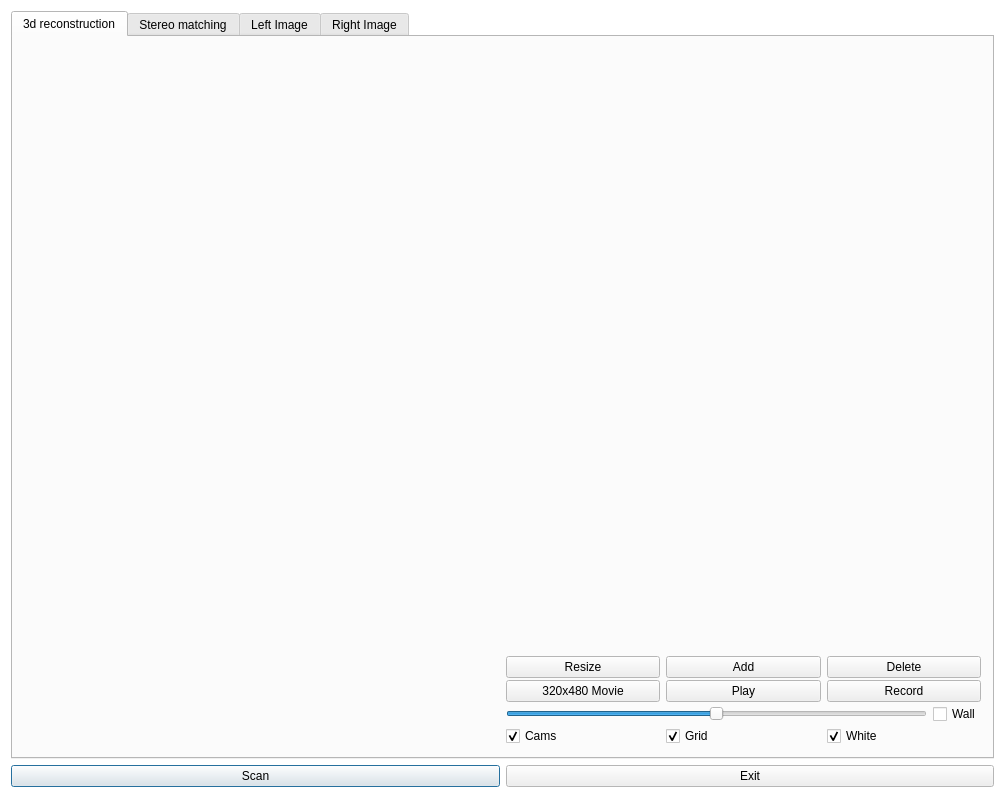
<?xml version="1.0" encoding="UTF-8"?>
<ui version="4.0">
 <class>MainDialog</class>
 <widget class="QDialog" name="MainDialog">
  <property name="geometry">
   <rect>
    <x>0</x>
    <y>0</y>
    <width>1005</width>
    <height>798</height>
   </rect>
  </property>
  <property name="sizePolicy">
   <sizepolicy hsizetype="Preferred" vsizetype="Preferred">
    <horstretch>0</horstretch>
    <verstretch>0</verstretch>
   </sizepolicy>
  </property>
  <property name="palette">
   <palette>
    <active>
     <colorrole role="Base">
      <brush brushstyle="SolidPattern">
       <color alpha="255">
        <red>255</red>
        <green>255</green>
        <blue>255</blue>
       </color>
      </brush>
     </colorrole>
     <colorrole role="Window">
      <brush brushstyle="SolidPattern">
       <color alpha="255">
        <red>255</red>
        <green>255</green>
        <blue>255</blue>
       </color>
      </brush>
     </colorrole>
    </active>
    <inactive>
     <colorrole role="Base">
      <brush brushstyle="SolidPattern">
       <color alpha="255">
        <red>255</red>
        <green>255</green>
        <blue>255</blue>
       </color>
      </brush>
     </colorrole>
     <colorrole role="Window">
      <brush brushstyle="SolidPattern">
       <color alpha="255">
        <red>255</red>
        <green>255</green>
        <blue>255</blue>
       </color>
      </brush>
     </colorrole>
    </inactive>
    <disabled>
     <colorrole role="Base">
      <brush brushstyle="SolidPattern">
       <color alpha="255">
        <red>255</red>
        <green>255</green>
        <blue>255</blue>
       </color>
      </brush>
     </colorrole>
     <colorrole role="Window">
      <brush brushstyle="SolidPattern">
       <color alpha="255">
        <red>255</red>
        <green>255</green>
        <blue>255</blue>
       </color>
      </brush>
     </colorrole>
    </disabled>
   </palette>
  </property>
  <property name="mouseTracking">
   <bool>false</bool>
  </property>
  <property name="windowTitle">
   <string>MainDialog</string>
  </property>
  <property name="sizeGripEnabled">
   <bool>false</bool>
  </property>
  <property name="modal">
   <bool>false</bool>
  </property>
  <layout class="QGridLayout" name="gridLayout_2">
   <item row="1" column="0">
    <layout class="QHBoxLayout" name="horizontalLayout"/>
   </item>
   <item row="2" column="0">
    <layout class="QHBoxLayout" name="horizontalLayout_7">
     <property name="bottomMargin">
      <number>0</number>
     </property>
     <item>
      <widget class="QPushButton" name="stereoScanButton">
       <property name="text">
        <string>Scan</string>
       </property>
      </widget>
     </item>
     <item>
      <widget class="QPushButton" name="exitButton">
       <property name="text">
        <string>Exit</string>
       </property>
       <property name="checkable">
        <bool>false</bool>
       </property>
      </widget>
     </item>
    </layout>
   </item>
   <item row="3" column="0">
    <layout class="QHBoxLayout" name="horizontalLayout_2"/>
   </item>
   <item row="0" column="0">
    <widget class="QTabWidget" name="tabWidget">
     <property name="sizePolicy">
      <sizepolicy hsizetype="Expanding" vsizetype="Expanding">
       <horstretch>0</horstretch>
       <verstretch>0</verstretch>
      </sizepolicy>
     </property>
     <property name="currentIndex">
      <number>0</number>
     </property>
     <widget class="QWidget" name="tabReconstruction">
      <attribute name="title">
       <string>3d reconstruction</string>
      </attribute>
      <layout class="QVBoxLayout" name="verticalLayout_2">
       <item>
        <layout class="QGridLayout" name="gridLayout" columnstretch="1,1">
         <property name="spacing">
          <number>6</number>
         </property>
         <item row="0" column="0">
          <widget class="View2D" name="leftImageView" native="true">
           <property name="sizePolicy">
            <sizepolicy hsizetype="Preferred" vsizetype="Preferred">
             <horstretch>0</horstretch>
             <verstretch>0</verstretch>
            </sizepolicy>
           </property>
          </widget>
         </item>
         <item row="0" column="1" rowspan="3">
          <layout class="QVBoxLayout" name="verticalLayout" stretch="0,0,0,0,0">
           <property name="spacing">
            <number>2</number>
           </property>
           <item>
            <widget class="View3D" name="modelView" native="true">
             <property name="sizePolicy">
              <sizepolicy hsizetype="Preferred" vsizetype="Preferred">
               <horstretch>0</horstretch>
               <verstretch>1</verstretch>
              </sizepolicy>
             </property>
             <property name="sizeIncrement">
              <size>
               <width>0</width>
               <height>0</height>
              </size>
             </property>
            </widget>
           </item>
           <item>
            <layout class="QHBoxLayout" name="horizontalLayout_5">
             <property name="bottomMargin">
              <number>0</number>
             </property>
             <item>
              <widget class="QPushButton" name="resizePushButton">
               <property name="text">
                <string>Resize</string>
               </property>
              </widget>
             </item>
             <item>
              <widget class="QPushButton" name="addPosePushButton">
               <property name="text">
                <string>Add</string>
               </property>
              </widget>
             </item>
             <item>
              <widget class="QPushButton" name="deletePosePushButton">
               <property name="text">
                <string>Delete</string>
               </property>
              </widget>
             </item>
            </layout>
           </item>
           <item>
            <layout class="QHBoxLayout" name="horizontalLayout_4" stretch="0,0,0">
             <property name="sizeConstraint">
              <enum>QLayout::SetDefaultConstraint</enum>
             </property>
             <property name="bottomMargin">
              <number>0</number>
             </property>
             <item>
              <widget class="QPushButton" name="resizeSmallPushButton">
               <property name="text">
                <string>320x480 Movie</string>
               </property>
              </widget>
             </item>
             <item>
              <widget class="QPushButton" name="playPosesPushButton">
               <property name="text">
                <string>Play</string>
               </property>
              </widget>
             </item>
             <item>
              <widget class="QPushButton" name="recordPosesPushButton">
               <property name="sizePolicy">
                <sizepolicy hsizetype="Preferred" vsizetype="Fixed">
                 <horstretch>0</horstretch>
                 <verstretch>0</verstretch>
                </sizepolicy>
               </property>
               <property name="text">
                <string>Record</string>
               </property>
               <property name="iconSize">
                <size>
                 <width>0</width>
                 <height>0</height>
                </size>
               </property>
              </widget>
             </item>
            </layout>
           </item>
           <item>
            <layout class="QHBoxLayout" name="horizontalLayout_6">
             <property name="bottomMargin">
              <number>0</number>
             </property>
             <item>
              <widget class="QSlider" name="backgroundWallSlider">
               <property name="sizePolicy">
                <sizepolicy hsizetype="Preferred" vsizetype="Preferred">
                 <horstretch>0</horstretch>
                 <verstretch>0</verstretch>
                </sizepolicy>
               </property>
               <property name="maximum">
                <number>200</number>
               </property>
               <property name="singleStep">
                <number>1</number>
               </property>
               <property name="pageStep">
                <number>10</number>
               </property>
               <property name="value">
                <number>100</number>
               </property>
               <property name="sliderPosition">
                <number>100</number>
               </property>
               <property name="tracking">
                <bool>true</bool>
               </property>
               <property name="orientation">
                <enum>Qt::Horizontal</enum>
               </property>
               <property name="invertedAppearance">
                <bool>false</bool>
               </property>
               <property name="invertedControls">
                <bool>false</bool>
               </property>
              </widget>
             </item>
             <item>
              <widget class="QCheckBox" name="backgroundWallCheckBox">
               <property name="sizePolicy">
                <sizepolicy hsizetype="Maximum" vsizetype="Fixed">
                 <horstretch>0</horstretch>
                 <verstretch>0</verstretch>
                </sizepolicy>
               </property>
               <property name="text">
                <string>Wall</string>
               </property>
               <property name="tristate">
                <bool>false</bool>
               </property>
              </widget>
             </item>
            </layout>
           </item>
           <item>
            <layout class="QHBoxLayout" name="horizontalLayout_3">
             <property name="bottomMargin">
              <number>0</number>
             </property>
             <item>
              <widget class="QCheckBox" name="showCamerasCheckBox">
               <property name="sizePolicy">
                <sizepolicy hsizetype="Preferred" vsizetype="Fixed">
                 <horstretch>0</horstretch>
                 <verstretch>0</verstretch>
                </sizepolicy>
               </property>
               <property name="text">
                <string>Cams</string>
               </property>
               <property name="checked">
                <bool>true</bool>
               </property>
              </widget>
             </item>
             <item>
              <widget class="QCheckBox" name="gridCheckBox">
               <property name="sizePolicy">
                <sizepolicy hsizetype="Preferred" vsizetype="Fixed">
                 <horstretch>0</horstretch>
                 <verstretch>0</verstretch>
                </sizepolicy>
               </property>
               <property name="text">
                <string>Grid</string>
               </property>
               <property name="checked">
                <bool>true</bool>
               </property>
              </widget>
             </item>
             <item>
              <widget class="QCheckBox" name="whiteCheckBox">
               <property name="sizePolicy">
                <sizepolicy hsizetype="Preferred" vsizetype="Fixed">
                 <horstretch>0</horstretch>
                 <verstretch>0</verstretch>
                </sizepolicy>
               </property>
               <property name="text">
                <string>White</string>
               </property>
               <property name="checked">
                <bool>true</bool>
               </property>
              </widget>
             </item>
            </layout>
           </item>
          </layout>
         </item>
         <item row="1" column="0">
          <widget class="View2D" name="rightImageView" native="true">
           <property name="sizePolicy">
            <sizepolicy hsizetype="Preferred" vsizetype="Preferred">
             <horstretch>0</horstretch>
             <verstretch>0</verstretch>
            </sizepolicy>
           </property>
          </widget>
         </item>
         <item row="2" column="0">
          <widget class="View2D" name="disparityView" native="true">
           <property name="sizePolicy">
            <sizepolicy hsizetype="Preferred" vsizetype="Preferred">
             <horstretch>0</horstretch>
             <verstretch>0</verstretch>
            </sizepolicy>
           </property>
          </widget>
         </item>
        </layout>
       </item>
      </layout>
     </widget>
     <widget class="QWidget" name="tabStereo">
      <attribute name="title">
       <string>Stereo matching</string>
      </attribute>
      <layout class="QVBoxLayout" name="verticalLayout_3">
       <item>
        <widget class="View2D" name="elasImageView" native="true"/>
       </item>
       <item>
        <widget class="View2D" name="elasDisparityView" native="true"/>
       </item>
       <item>
        <widget class="QCheckBox" name="subsamplingCheckBox">
         <property name="text">
          <string>Subsampling</string>
         </property>
        </widget>
       </item>
      </layout>
     </widget>
     <widget class="QWidget" name="tabLeftImage">
      <attribute name="title">
       <string>Left Image</string>
      </attribute>
      <layout class="QHBoxLayout" name="horizontalLayout_8">
       <item>
        <widget class="View2D" name="leftFullImageView" native="true"/>
       </item>
      </layout>
     </widget>
     <widget class="QWidget" name="tabRightImage">
      <attribute name="title">
       <string>Right Image</string>
      </attribute>
      <layout class="QHBoxLayout" name="horizontalLayout_9">
       <item>
        <widget class="View2D" name="rightFullImageView" native="true"/>
       </item>
      </layout>
     </widget>
    </widget>
   </item>
  </layout>
 </widget>
 <layoutdefault spacing="6" margin="11"/>
 <customwidgets>
  <customwidget>
   <class>View2D</class>
   <extends>QWidget</extends>
   <header>view2d.h</header>
   <container>1</container>
  </customwidget>
  <customwidget>
   <class>View3D</class>
   <extends>QWidget</extends>
   <header>view3d.h</header>
   <container>1</container>
  </customwidget>
 </customwidgets>
 <resources/>
 <connections/>
</ui>
